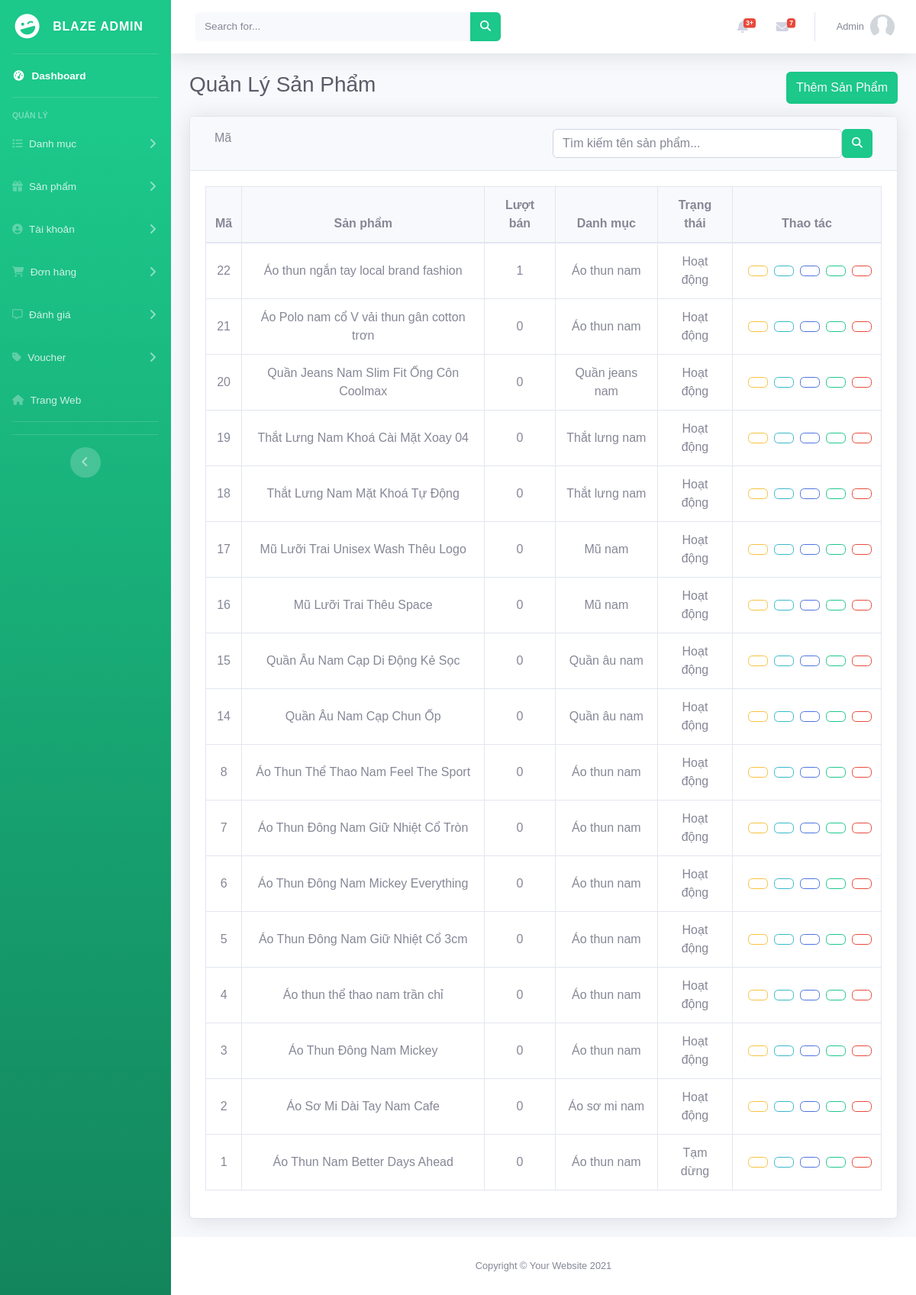
The page /admin/san-pham (signed in) on the database its author committed.
### tables this page shows
CREATE TABLE `products` (
  `id` int(5) NOT NULL,
  `subcategory_id` int(5) NOT NULL,
  `name` varchar(255) NOT NULL,
  `price` double(10,0) NOT NULL,
  `discount_percent` decimal(5,2) NOT NULL DEFAULT 0.00,
  `detail` varchar(2000) NOT NULL,
  `views` int(10) NOT NULL DEFAULT 0,
  `sales` int(10) NOT NULL DEFAULT 0,
  `created_at` DATETIME NOT NULL DEFAULT current_timestamp(),
  `updated_at` timestamp NOT NULL DEFAULT current_timestamp() ON UPDATE current_timestamp(),
  `status` tinyint(1) NOT NULL DEFAULT 0
);

CREATE TABLE `subcategories` (
  `id` int(5) NOT NULL,
  `category_id` int(5) NOT NULL,
  `name` varchar(255) NOT NULL,
  `created_at` DATETIME NOT NULL DEFAULT current_timestamp(),
  `updated_at` timestamp NOT NULL DEFAULT current_timestamp() ON UPDATE current_timestamp(),
  `status` tinyint(1) NOT NULL DEFAULT 0
);

### app/controllers/admin/Product.php (called while the page is built, shortened)
<?php
class Product extends Controller
{
    public $product_model;
    public $subCategory_model;
    public $category_model;
    public $data = [];
    public function __construct()
    {
        $this->product_model = $this->model('ProductModel');
        $this->subCategory_model = $this->model('SubCategoryModel');
        $this->category_model = $this->model('CategoryModel');
    }
    public function index()
    {
        $listPro = $this->product_model->getProForSubCate();
        $listCate = $this->category_model->getAllCate();
        $listSubCate = $this->subCategory_model->getAllSubCate();
        $listSize = $this->product_model->getAllSize();
        $this->data['sub_content']['dataPro'] = $listPro;
        $this->data['sub_content']['dataCate'] = $listCate;
        $this->data['sub_content']['dataSubCate'] = $listSubCate;
        $this->data['sub_content']['dataSize'] = $listSize;
        $this->data['page_title'] = 'BLAZE-Admin - Sản Phẩm';
        $this->data['content'] = 'admin/products/index';
        $this->render('layouts/admin_layout', $this->data);
    }
}

### app/App.php (called while the page is built, shortened)
<?php
class App
{
    private $__controller, $__action, $__params, $__routes, $__privile;
    function __construct()
    {
        global $routes;
        $this->__routes = new Route();
        if (!empty($routes['default_controller'])) {
            $this->__controller = $routes['default_controller'];
        }
        $this->__action = 'index';
        $this->handlerUrl();
    }
    function getUrl()
    {
        if (!empty($_SERVER['PATH_INFO'])) {
            $url = $_SERVER['PATH_INFO'];
        } else {
            $url = '/';
        }
        return $url;
    }
    public function handlerUrl()
    {
        $url = $this->getUrl();
        $url = $this->__routes->handleRoute($url);
        $urlArray = array_filter(explode('/', $url));
        $urlArray = array_values($urlArray);
        $isAdmin = false;
        if (!empty($urlArray)) {
            if (strtolower($urlArray[0]) == 'admin') {
                $this->__privile = new PrivilegeModel();
                $checkPrivilege = $this->__privile->checkPrivilege();
                if (!$checkPrivilege) {
                    $this->loadError('403');
                    exit();
                } else {
                    $isAdmin = true;
                    unset($urlArray[0]);
                    $urlArray = array_values($urlArray);
                }
            }
            if (!empty($urlArray[0])) {
                $this->__controller = ucfirst($urlArray[0]);
            }
            $controllerPath = $isAdmin ? 'app/controllers/admin/' . $this->__controller . '.php' : 'app/controllers/' . $this->__controller . '.php';
            if (file_exists($controllerPath)) {
                if (class_exists($this->__controller)) {
                    $this->__controller = new $this->__controller();
                    unset($urlArray[0]);
                } else {
                    $this->loadError();
                    return;
                }
            } else {
                $this->loadError();
                return;
            }
        } else {
            header("Location: " . _WEB_ROOT_ . "/trang-chu");
        }
        if (!empty($urlArray[1])) {
            $this->__action = $urlArray[1];
            unset($urlArray[1]);
        }
        $this->__params = array_values($urlArray);
        call_user_func_array([$this->__controller, $this->__action], $this->__params);
    }
}

### index.php (called while the page is built, shortened)
<?php
$app = new App();

### configs/database.php (called while the page is built, shortened)
<?php
class Database
{
    private $servername = DB_HOST;
    private $database = DB_NAME;
    private $username = DB_USER;
    private $password = DB_PASS;
    private $charset = "utf8mb4";
    private $pdo;
    public function __construct()
    {
        try {
            $dsn = "mysql:host=$this->servername;dbname=$this->database;charset=$this->charset";
            $this->pdo = new PDO($dsn, $this->username, $this->password);
            $this->pdo->setAttribute(PDO::ATTR_ERRMODE, PDO::ERRMODE_EXCEPTION);
        } catch (PDOException $e) {
            echo "Connection failed: " . $e->getMessage();
        }
    }
    public function query($sql, $param = [])
    {
        $stmt = $this->pdo->prepare($sql);
        if ($param) {
            $stmt->execute($param);
        } else {
            $stmt->execute();
        }
        return $stmt;
    }
    public function getAll($sql, $param = [])
    {
        $stmt = $this->query($sql, $param);
        return $stmt->fetchAll(PDO::FETCH_ASSOC);
    }
}

### app/models/ProductModel.php (called while the page is built, shortened)
<?php
class ProductModel
{
    private $db;
    public function __construct()
    {
        $this->db = new Model();
    }
    public function getProForSubCate()
    {
        $sql = "SELECT pro.*, sub.name as subCate_name, sub.id as subCate_id ";
        $sql .= "FROM products pro JOIN subcategories sub ";
        $sql .= "ON pro.subcategory_id = sub.id ";
        $sql .= "WHERE 1 ";
        $sql .= "ORDER BY pro.id DESC";
        return $this->db->getAll($sql);
    }
}

### app/views/admin/products/index.php (the view, shortened to what this page needs)
<div class="container-fluid">
    <div class="d-flex justify-content-between mb-3 mt-1">
        <h1 class="h3 mb-2 text-gray-800">Quản Lý Sản Phẩm</h1>
        <button type="button" class="btn bg-success text-light" data-toggle="modal" data-target="#addProductModal">
            Thêm Sản Phẩm
        </button>
    </div>
    <div class="card shadow mb-4">
        <div class="card-header py-3 d-flex">
            <div class="col-6 f-flex">
                <form id="filter-form" class="form-inline" method="post">
                    <div class="form-group my-0">
                        <label for="filter-select" class="mr-2">Mã</i></label>
                    </div>
                    <button type="submit" class="btn btn-light" name="submit_sort" value="1"></button>
                </form>
            </div>
            <div class="col-6">
                <form method="POST">
                    <div class="d-flex align-items-center justify-content-center">
                        <input id="search_cate" type="text" class="form-control " name="search" value=""
                            placeholder="Tìm kiếm tên sản phẩm...">
                        <button class="btn btn-success " type="submit" name="submit_search">
                            <i class="fas fa-search fa-sm fw-bold"></i>
                        </button>
                    </div>
                </form>
            </div>
        </div>
        <div class="card-body">
            <div class="table-responsive">
                <table class="table table-bordered text-center" id="dataTable" width="100%" cellspacing="0">
                    <thead class="bg-light text-center">
                        <tr>
                            <th>Mã</th>
                            <th>Sản phẩm</th>
                            <th>Lượt bán</th>
                            <th>Danh mục</th>
                            <th>Trạng thái</th>
                            <th>Thao tác</th>
                        </tr>
                    </thead>
                    <tbody>
                        <?php foreach ($dataPro as $key => $pro): ?>
                            <tr>
                                <td class="align-middle">
                                    <?= $pro['id'] ?>
                                </td>
                                <td class="align-middle">
                                    <?= $pro['name'] ?>
                                </td>
                                <td class="align-middle">
                                    <?= $pro['sales'] ?>
                                </td>
                                <td class="align-middle">
                                    <?= $pro['subCate_name'] ?>
                                </td>
                                <td class="align-middle">
                                    <?= $pro['status'] == 0 ? 'Hoạt động' : 'Tạm dừng'; ?>
                                </td>
                                <td class="align-middle">
                                    <div class="d-flex align-items-center justify-content-center">
                                        <button data-toggle="modal" class="btn btn-outline-warning ml-2 editProBtn"
                                            data-target="#editModal" data-id="<?= $pro['id'] ?>">
                                        </button>
                                        <button class="btn btn-outline-info upload-image-btn ml-2 imgBtn"
                                            data-toggle="modal" data-target="#addImgProModal" data-id="<?= $pro['id'] ?>">
                                        </button>
                                        <button data-toggle="modal"
                                            class="btn btn-outline-primary change-size-btn ml-2 quantityBtn"
                                            data-target="#editQuantityModal" data-id="<?= $pro['id'] ?>">
                                        </button>
                                        <form method="POST" action="<?= _WEB_ROOT_ ?>/admin/san-pham">
                                            <button class="btn btn-outline-success change-status-btn ml-2"
                                                onclick="return confirm('Bạn có muốn đổi trạng thái không?')">
                                            </button>
                                        </form>
                                        <form action="<?= _WEB_ROOT_ ?>/admin/san-pham" method="post"
                                            style="display: inline;">
                                            <button type="submit" class="btn btn-outline-danger ml-2"
                                                onclick="return confirm('Bạn có chắc chắn muốn xóa không?')">
                                            </button>
                                        </form>
                                    </div>
                                </td>
                            </tr>
                        <?php endforeach; ?>
                    </tbody>
                </table>
            </div>
        </div>
    </div>
</div>

### public/assets/client/css/messger.css (style rules this page uses)
* { box-sizing: border-box; margin: 0; padding: 0; font-family: "League Spartan", sans-serif; }

### rows shown on the page
products: id "22", name "Áo thun ngắn tay local brand fashion", sales "1", subcategory.name "Áo thun nam", status "Hoạt động"
products: id "21", name "Áo Polo nam cổ V vải thun gân cotton trơn", sales "0", subcategory.name "Áo thun nam", status "Hoạt động"
products: id "20", name "Quần Jeans Nam Slim Fit Ống Côn Coolmax", sales "0", subcategory.name "Quần jeans nam", status "Hoạt động"
products: id "19", name "Thắt Lưng Nam Khoá Cài Mặt Xoay 04", sales "0", subcategory.name "Thắt lưng nam", status "Hoạt động"
products: id "18", name "Thắt Lưng Nam Mặt Khoá Tự Động", sales "0", subcategory.name "Thắt lưng nam", status "Hoạt động"
products: id "17", name "Mũ Lưỡi Trai Unisex Wash Thêu Logo", sales "0", subcategory.name "Mũ nam", status "Hoạt động"
products: id "16", name "Mũ Lưỡi Trai Thêu Space", sales "0", subcategory.name "Mũ nam", status "Hoạt động"
products: id "15", name "Quần Âu Nam Cạp Di Động Kẻ Sọc", sales "0", subcategory.name "Quần âu nam", status "Hoạt động"
products: id "14", name "Quần Âu Nam Cạp Chun Ốp", sales "0", subcategory.name "Quần âu nam", status "Hoạt động"
products: id "8", name "Áo Thun Thể Thao Nam Feel The Sport", sales "0", subcategory.name "Áo thun nam", status "Hoạt động"
products: id "7", name "Áo Thun Đông Nam Giữ Nhiệt Cổ Tròn", sales "0", subcategory.name "Áo thun nam", status "Hoạt động"
products: id "6", name "Áo Thun Đông Nam Mickey Everything", sales "0", subcategory.name "Áo thun nam", status "Hoạt động"
products: id "5", name "Áo Thun Đông Nam Giữ Nhiệt Cổ 3cm", sales "0", subcategory.name "Áo thun nam", status "Hoạt động"
products: id "4", name "Áo thun thể thao nam trần chỉ", sales "0", subcategory.name "Áo thun nam", status "Hoạt động"
products: id "3", name "Áo Thun Đông Nam Mickey", sales "0", subcategory.name "Áo thun nam", status "Hoạt động"
products: id "2", name "Áo Sơ Mi Dài Tay Nam Cafe", sales "0", subcategory.name "Áo sơ mi nam", status "Hoạt động"
products: id "1", name "Áo Thun Nam Better Days Ahead", sales "0", subcategory.name "Áo thun nam", status "Tạm dừng"

### other values the page prints
$_SESSION['user']['name'] "Admin"
